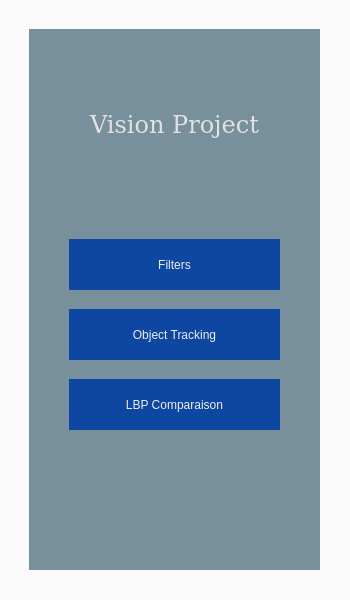
<?xml version="1.0" encoding="UTF-8"?>
<ui version="4.0">
 <class>MainWindow</class>
 <widget class="QMainWindow" name="MainWindow">
  <property name="geometry">
   <rect>
    <x>0</x>
    <y>0</y>
    <width>350</width>
    <height>600</height>
   </rect>
  </property>
  <property name="windowTitle">
   <string>Vision Project</string>
  </property>
  <property name="styleSheet">
   <string notr="true">background-color: rgb(250, 250, 250);</string>
  </property>
  <widget class="QWidget" name="centralwidget">
   <widget class="QWidget" name="widget" native="true">
    <property name="geometry">
     <rect>
      <x>29</x>
      <y>29</y>
      <width>291</width>
      <height>541</height>
     </rect>
    </property>
    <property name="styleSheet">
     <string notr="true">background-color: rgb(120, 144, 156);
</string>
    </property>
    <widget class="QPushButton" name="filter_window_button">
     <property name="geometry">
      <rect>
       <x>40</x>
       <y>210</y>
       <width>211</width>
       <height>51</height>
      </rect>
     </property>
     <property name="styleSheet">
      <string notr="true">background-color: rgb(13, 71, 161);
color: rgb(238, 238, 238);
border: none;</string>
     </property>
     <property name="text">
      <string>Filters</string>
     </property>
     <property name="autoDefault">
      <bool>false</bool>
     </property>
     <property name="default">
      <bool>false</bool>
     </property>
     <property name="flat">
      <bool>false</bool>
     </property>
    </widget>
    <widget class="QPushButton" name="lbp_window_button">
     <property name="geometry">
      <rect>
       <x>40</x>
       <y>350</y>
       <width>211</width>
       <height>51</height>
      </rect>
     </property>
     <property name="styleSheet">
      <string notr="true">background-color: rgb(13, 71, 161);
color: rgb(238, 238, 238);
border: none;
</string>
     </property>
     <property name="text">
      <string>LBP Comparaison</string>
     </property>
     <property name="autoDefault">
      <bool>false</bool>
     </property>
     <property name="default">
      <bool>false</bool>
     </property>
     <property name="flat">
      <bool>false</bool>
     </property>
    </widget>
    <widget class="QPushButton" name="detection_window_buton">
     <property name="geometry">
      <rect>
       <x>40</x>
       <y>280</y>
       <width>211</width>
       <height>51</height>
      </rect>
     </property>
     <property name="styleSheet">
      <string notr="true">background-color: rgb(13, 71, 161);
color: rgb(238, 238, 238);
border: none;
</string>
     </property>
     <property name="text">
      <string>Object Tracking</string>
     </property>
     <property name="autoDefault">
      <bool>false</bool>
     </property>
     <property name="default">
      <bool>false</bool>
     </property>
     <property name="flat">
      <bool>false</bool>
     </property>
    </widget>
    <widget class="QLabel" name="label">
     <property name="geometry">
      <rect>
       <x>40</x>
       <y>70</y>
       <width>211</width>
       <height>51</height>
      </rect>
     </property>
     <property name="font">
      <font>
       <family>DejaVu Serif</family>
       <pointsize>18</pointsize>
      </font>
     </property>
     <property name="styleSheet">
      <string notr="true">color: rgb(225, 225, 225);</string>
     </property>
     <property name="text">
      <string>Vision Project</string>
     </property>
     <property name="textFormat">
      <enum>Qt::AutoText</enum>
     </property>
     <property name="alignment">
      <set>Qt::AlignCenter</set>
     </property>
    </widget>
   </widget>
  </widget>
 </widget>
 <resources/>
 <connections/>
</ui>
